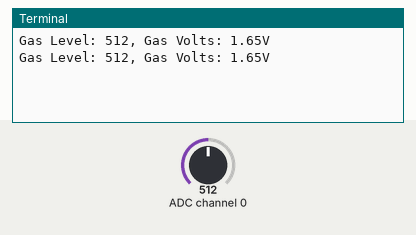
Recording of a program running on a simulated Raspberry Pi (BCM pin numbers). On the bench: the last lines printed to the terminal. The test bench sets the inputs (shaded band); at power-on: ADC channel 0 = 512 (analog values on the 0–1023 scale).

Above: at 1.2 s.
1.3 s: ADC channel 0 set to 716
At 2.4 s:
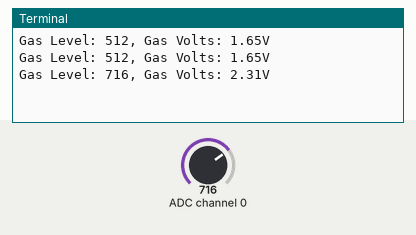
2.8 s: ADC channel 0 set to 900
At 3.8 s:
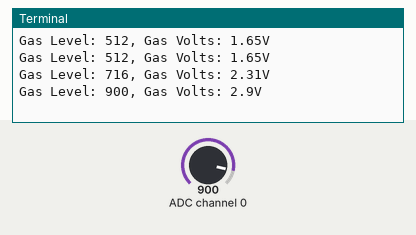
Timing chart, 0 to 5.8 s (numbered marks = the images above; inputs shaded):
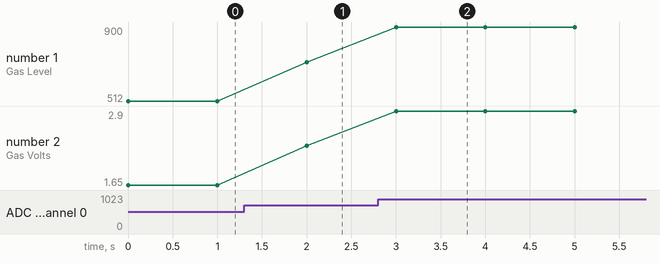

The program:

test1710.py
```python
import spidev
import time

# Open SPI bus
spi = spidev.SpiDev()
spi.open(0, 0)  # Bus 0, CE0 (Chip Select 0)
spi.max_speed_hz = 1350000

# Function to read SPI data from MCP3008 channel (0 to 7)
def read_channel(channel):
    adc = spi.xfer2([1, (8 + channel) << 4, 0])
    data = ((adc[1] & 3) << 8) + adc[2]
    return data

# Function to convert data to voltage level
def convert_volts(data, places):
    volts = (data * 3.3) / 1023  # MCP3008 is a 10-bit ADC
    volts = round(volts, places)
    return volts

# Main loop
try:
    while True:
        # Read data from CH0 (where MQ2 is connected)
        gas_level = read_channel(0)
        gas_volts = convert_volts(gas_level, 2)

        print(f"Gas Level: {gas_level}, Gas Volts: {gas_volts}V")

        time.sleep(1)

except KeyboardInterrupt:
    print("Program stopped.")
```

Measured:
- after the input at 1.3 s, the terminal: prints a new line after 0.70 s (image 1)
- after the input at 2.8 s, the terminal: prints a new line after 0.20 s (image 2)
- plotted number 1: 512 → 716 after the input at 1.3 s, 716 → 900 after the input at 2.8 s
- plotted number 2: 1.65 → 2.31 after the input at 1.3 s, 2.31 → 2.9 after the input at 2.8 s
